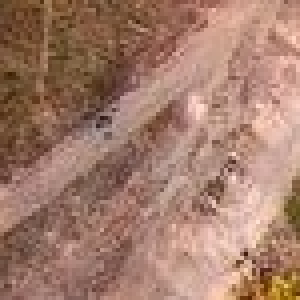
#> input picture templates/road.jpg, 75 x 75 px, found by its file name (shown 4 times larger)
$ python main.py
#> lines starting #> are read from the running program, lines starting #| are printed output that depends on the picture; after the words box and inside, x2 and y2 are one past the last pixel; in counts of white or black regions, pixels touching at a corner belong together
### img.py
from PIL import Image
import matplotlib.pyplot as plt
from radius import Radius
import os.path
import numpy as np
import math

myu = 15


class Img:
    def __init__(self, img_path):
        if(os.path.exists(img_path)):
            self.img = Image.open(img_path)
            self.img = self.img.resize((50, 50))
            self.name = os.path.basename(img_path)
            self.imgToData = np.asarray(self.img)
            self.centerVector = self.center()
            self.binaryMatrix = self.binarization()
            self.etalonVector = self.calculateEtalon()
            self.own_realization = self.getRadiuses(self.etalonVector)

    imgToData = []
    centerVector = []
    binaryMatrix = []
    etalonVector = []

    def center(self):
      return np.mean(self.imgToData, axis=0)

    def binarization(self):
        copy_of_arr = self.imgToData.copy()
        for i in range(0, copy_of_arr.shape[2], 1):
            for j in range(0, copy_of_arr.shape[1], 1):
                for b in range(0, copy_of_arr.shape[0], 1):
                    verh_dopusk = self.centerVector[j][i] + myu
                    niz_dopusk = self.centerVector[j][i] - myu
                    if (copy_of_arr[b][j][i] < verh_dopusk and
                            copy_of_arr[b][j][i] > niz_dopusk):
                        copy_of_arr[b][j][i] = 1
                    else:
                        copy_of_arr[b][j][i] = 0
        # return new size matrix
        return copy_of_arr.reshape((self.imgToData.shape[0],
                                    self.imgToData.shape[1] * self.imgToData.shape[2]))

    def calculateEtalon(self):
        arr = np.sum(self.binaryMatrix, axis=0)
        # print(arr)
        for i in range(len(arr)):
            if (arr[i] > (self.binaryMatrix.shape[0] / 2)):
                arr[i] = 1
            else:
                arr[i] = 0
        return arr

    def getRadiuses(self, vector):
        radiuses = []
        for i in range(self.binaryMatrix.shape[0]):
            radiuses.append(np.count_nonzero(self.binaryMatrix[i] != vector))
        return radiuses

    def recognition(self, template):
        # hamming distance between center of new class
        # and known class less than known radius
        # and smaller than other classes radius
        class_name = 'UNKNOWN'
        smallest_distance = 1000
        for item in template.values():
            radius = np.count_nonzero(self.etalonVector != item.etalonVector)
            if (radius <= item.class_radius.radius) and (radius < smallest_distance):
                class_name = item.name
                smallest_distance = radius
        print(f"{self.name} is {class_name}")


class LearningImg(Img):

    class_radius = Radius(0, 0)
    own_realization = []
    foreign_realizations = dict()
    graphic_params = dict()    # dictionary with chart parameters
                              # 0 - kulback criteria
                              # 1 - D1 criteria
                              # 2 - beta criteria
                              # 3 - start working zone
                              # 4 - end working zone

    def setForeign(self, another):
        self.foreign_realizations["%s" % another.name] = self.getRadiuses(another.etalonVector)

    def learning(self):
        # our - from center to every in class realization array
        # foreign - from center to every in foreign class realization array
        for iterator in (self.foreign_realizations.keys()):
            estimate = []
            d1_arr = []
            beta_arr = []
            start_zone = 0
            end_zone = max(self.own_realization) - 1
            radius = max(self.own_realization)
            for r in range(radius):
                k1 = 0  # достоверность - к-во пойманных своих реализаций
                k2 = 0  # ошибка - к-во пойманых "соседних" реализаций
                for i in range(len(self.own_realization)):
                    if (self.own_realization[i] <= r):
                        k1 += 1
                    if (self.foreign_realizations[iterator][i] <= r):
                        k2 += 1
                D1 = k1 / len(self.own_realization)
                beta = k2 / len(self.foreign_realizations[iterator])
                if (D1 < 0.5):
                    start_zone = r + 1
                if (beta > 0.5 and end_zone == max(self.own_realization) - 1):
                    end_zone = r
                diff = D1 - beta
                kriterij_kulbaka = diff * math.log((1 + diff + 0.1) / (1 - diff + 0.1)) / math.log(2)
                estimate.append(kriterij_kulbaka)
                d1_arr.append(D1)
                beta_arr.append(beta)

            radius = Radius(max(estimate), estimate.index(max(estimate)))
            self.class_radius.set_radius(radius)
            self.graphic_params["%s" % iterator] = dict(
                kulback=estimate,
                D1Arr=d1_arr,
                betaArr=beta_arr,
                startZone=start_zone,
                endZone=end_zone
            )
        print("Learning of " + self.name + " ends successful")

    def visualize(self, item):
        plt.xlabel('Radius')
        plt.ylabel('Value')
        plt.title(f"Центр - {self.name}\nРеализации - {item}")

        plt.plot(self.graphic_params[item]['kulback'], label='criteria', linewidth=3)
        plt.plot(self.graphic_params[item]['D1Arr'], label='D1 - own')
        plt.plot(self.graphic_params[item]['betaArr'], label='beta - neighs')
        plt.plot(100, 5)
        plt.axvspan(self.graphic_params[item]['startZone'], self.graphic_params[item]['endZone'], alpha=0.3, color='red', label='working zone')
        plt.hlines(0.5, 0, 100, color='red', linestyles='dashed', label='border estimate for D1')
        plt.legend(loc='upper right')
        plt.show()

### radius.py
class Radius:
    def __init__(self, estimate, radius):
        self.estimate = estimate
        self.radius = radius

    def set_radius(self, new_rad):
        try:
            if isinstance(new_rad, Radius):
                if self.estimate < new_rad.estimate:
                    self.estimate = new_rad.estimate
                    self.radius = new_rad.radius
        except TypeError:
            print('radius is not instance of RadiusClass')

### main.py
from img import Img
from img import LearningImg

# main ###
# init image ###
image = LearningImg(r"C:\Users\admin\PycharmProjects\courseWork\templates\road.jpg")
#> in __init__, self.img is the input picture: PIL image 75x75 RGB; mean R, G, B 163.1, 124.5, 107.6
#> in __init__, `self.centerVector = self.center()`: self.centerVector = 50 rows, first 8: [121.9, 86.92, 66.38], [120.8, 85.86, 65.46], [125.4, 90.46, 70.38], [128.4, 93.04, 73.46], [128.7, 92.9, 73.78], [130.6, 94.62, 75.8], [135.1, 98.56, 80.34], [144.8, 108.3, 90.12]
#> in binarization, `return copy_of_arr.reshape((self.imgToData.shape[0], self.imgToData.sh..`:
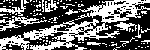
#> returned value: shape (50, 150); values 0 (black) and 1 (white), 40.5% white; 113 white regions (105 under 20 px), largest, box (x1, y1, x2, y2) and area: (0, 0, 150, 50) 2043, (0, 16, 47, 31) 218, (0, 0, 26, 16) 121
#> in calculateEtalon, `arr = np.sum(self.binaryMatrix, axis=0)`: arr = 150 values, max 29 at index 52, min 8 at index 149, mean 20.24
#> the loop in calculateEtalon, `for i in range(len(arr)):` made 150 passes
#> after the loop in calculateEtalon, `for i in range(len(arr)):`: arr = 150 values, max 1 at index 3, min 0 at index 0, mean 0.14
#> in __init__, `self.etalonVector = self.calculateEtalon()`: self.etalonVector has the same summary as arr in calculateEtalon
#> after the loop in getRadiuses, `for i in range(self.binaryMatrix.shape[0]):`: radiuses = 50 values, max 83 at index 36, min 44 at index 17, mean 59
#> in __init__, `self.own_realization = self.getRadiuses(self.etalonVector)`: self.own_realization has the same summary as radiuses in getRadiuses
image1 = LearningImg(r"C:\Users\admin\PycharmProjects\courseWork\templates\forest.jpg")
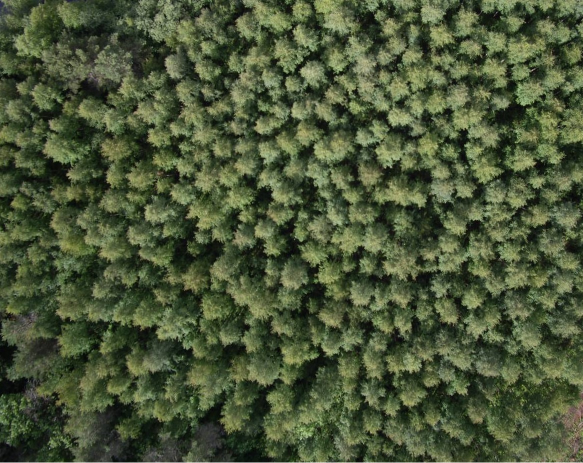
#> input picture templates/forest.jpg, 1166 x 926 px, found by its file name (shown at 1/2 size)
#> in __init__, self.img is the input picture: PIL image 1166x926 RGB; mean R, G, B 75, 86.7, 56.5
#> in __init__ (call 2), `self.centerVector = self.center()`: self.centerVector = 50 rows, first 8: [59.6, 70.8, 45.96], [64.74, 75.98, 48.98], [62.66, 73.54, 48.36], [57.52, 68.8, 43.82], [58.96, 70.28, 44.6], [72.44, 83.76, 51.84], [68.98, 81.02, 50.14], [64.24, 75.42, 48.84]
#> in binarization (call 2), `return copy_of_arr.reshape((self.imgToData.shape[0], self.imgToData.sh..`: returned value: shape (50, 150); values 0 (black) and 1 (white), 43.6% white in thin lines or dots
#> the loop in calculateEtalon (call 2), `for i in range(len(arr)):` made 150 passes
#> in __init__ (call 2), `self.etalonVector = self.calculateEtalon()`: self.etalonVector = 150 values, max 1 at index 2, min 0 at index 0, mean 0.247
#> in __init__ (call 2), `self.own_realization = self.getRadiuses(self.etalonVector)`: self.own_realization = 50 values, max 73 at index 31, min 46 at index 21, mean 59.28
image2 = LearningImg(r"C:\Users\admin\PycharmProjects\courseWork\templates\lake.jpg")
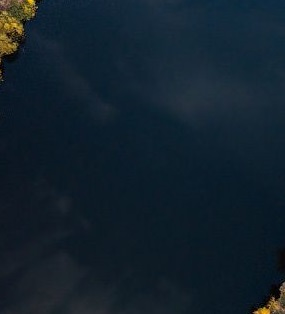
#> input picture templates/lake.jpg, 285 x 314 px, found by its file name
#> in __init__, self.img is the input picture: PIL image 285x314 RGB; mean R, G, B 17.9, 32.7, 44.1
#> in __init__ (call 3), `self.centerVector = self.center()`: self.centerVector = 50 rows, first 8: [35.04, 37.16, 36.28], [31.8, 35.52, 36.34], [28.48, 34.12, 36.34], [25.22, 32.36, 36.96], [22.04, 31.08, 37.68], [22.24, 32.46, 39.62], [18.2, 29.7, 40.48], [16.76, 29.32, 41.16]
#> in binarization (call 3), `return copy_of_arr.reshape((self.imgToData.shape[0], self.imgToData.sh..`: returned value: shape (50, 150); values 0 (black) and 1 (white), 94.7% white; black in thin lines or dots
#> in __init__ (call 3), `self.etalonVector = self.calculateEtalon()`: self.etalonVector = 150 values, max 1 at index 1, min 0 at index 0, mean 0.98
#> in __init__ (call 3), `self.own_realization = self.getRadiuses(self.etalonVector)`: self.own_realization = 50 values, max 33 at index 0, min 0 at index 20, mean 6.54

template = dict(
    road=image,
    forest=image1,
    lake=image2
)
# comparing of another classes pictures there
image.setForeign(image1)
image.setForeign(image2)

image1.setForeign(image)
image1.setForeign(image2)

image2.setForeign(image)
image2.setForeign(image1)


# learning stage
image.learning()
image1.learning()
image2.learning()

# class dependency charts
print(image.visualize(image1.name))
print(image.visualize(image2.name))
print(image1.visualize(image.name))
print(image1.visualize(image2.name))
print(image2.visualize(image.name))
print(image2.visualize(image1.name))

# recognition stage
testImg = Img(r"C:\Users\admin\PycharmProjects\courseWork\water.jpg")
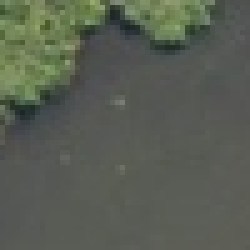
#> input picture water.jpg, 50 x 50 px, found by its file name (shown 5 times larger)
#> in __init__, self.img is the input picture: PIL image 50x50 RGB; mean R, G, B 88.5, 94, 82.8
#> in __init__ (call 4), `self.centerVector = self.center()`: self.centerVector = 50 rows, first 8: [93.12, 102.6, 81.58], [93.54, 103.1, 82.5], [91.56, 100.5, 81.08], [90.46, 99.7, 80.46], [90.36, 100, 80.26], [91.56, 101.4, 81.32], [94.04, 103.3, 83.62], [95.62, 104.6, 85.32]
#> in binarization (call 4), `return copy_of_arr.reshape((self.imgToData.shape[0], self.imgToData.sh..`: returned value: shape (50, 150); values 0 (black) and 1 (white), 81.9% white; black in thin lines or dots, all inside (x1, y1, x2, y2) = (0, 0, 135, 49)
#> in __init__ (call 4), `self.etalonVector = self.calculateEtalon()`: self.etalonVector = 150 values, max 1 at index 0, min 0 at index 1, mean 0.933
#> in __init__ (call 4), `self.own_realization = self.getRadiuses(self.etalonVector)`: self.own_realization = 50 values, max 82 at index 0, min 3 at index 28, mean 24.94
testImg2 = Img(r"C:\Users\admin\PycharmProjects\courseWork\road.jpg")
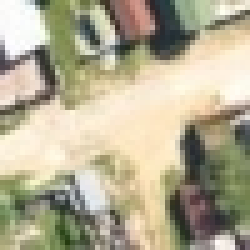
#> input picture road.jpg, 50 x 50 px, found by its file name (shown 5 times larger)
#> in __init__, self.img is the input picture: PIL image 50x50 RGB; mean R, G, B 178.9, 171.9, 146.4
#> in __init__ (call 5), `self.centerVector = self.center()`: self.centerVector = 50 rows, first 8: [183.5, 180.7, 158.5], [196.6, 193.6, 171.1], [200.3, 196.8, 174.8], [194, 190.2, 168.1], [196.4, 191.6, 170.6], [205.7, 200.4, 179.8], [210, 204.1, 184.3], [195.8, 190.5, 169.2]
#> in binarization (call 5), `return copy_of_arr.reshape((self.imgToData.shape[0], self.imgToData.sh..`: returned value: shape (50, 150); values 0 (black) and 1 (white), 13.7% white in thin lines or dots
#> in __init__ (call 5), `self.etalonVector = self.calculateEtalon()`: self.etalonVector = 150 values from 0 to 0
#> in __init__ (call 5), `self.own_realization = self.getRadiuses(self.etalonVector)`: self.own_realization = 50 values, max 41 at index 15, min 6 at index 22, mean 20.48
testImg3 = Img(r"C:\Users\admin\PycharmProjects\courseWork\forest.jpg")
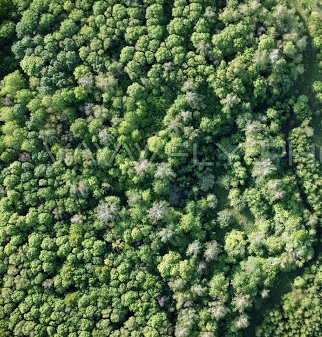
#> input picture forest.jpg, 322 x 337 px, found by its file name
#> in __init__, self.img is the input picture: PIL image 322x337 RGB; mean R, G, B 87.2, 110.9, 72.6
#> in __init__ (call 6), `self.centerVector = self.center()`: self.centerVector = 50 rows, first 8: [91.16, 111.3, 66.88], [97.02, 118.1, 71.16], [88.26, 111.7, 68.44], [87.2, 110, 69.8], [97.16, 120.6, 76.04], [87.76, 115.1, 70.96], [88.44, 114, 73.1], [84.64, 109.2, 70.84]
#> in binarization (call 6), `return copy_of_arr.reshape((self.imgToData.shape[0], self.imgToData.sh..`:
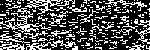
#> returned value: shape (50, 150); values 0 (black) and 1 (white), 32.3% white in thin lines or dots
#> in __init__ (call 6), `self.etalonVector = self.calculateEtalon()`: self.etalonVector = 150 values, max 1 at index 14, min 0 at index 0, mean 0.08
#> in __init__ (call 6), `self.own_realization = self.getRadiuses(self.etalonVector)`: self.own_realization = 50 values, max 64 at index 26, min 26 at index 13, mean 47.24
testImg.recognition(template)
#> the loop in recognition, `for item in template.values():` made 3 passes
#> (radius, smallest_distance) on pass 3: (13, 13)
#> radius on passes 1 to 2: 125, 111
#> after the loop in recognition, `for item in template.values():`: smallest_distance = 13
#| C:\Users\admin\PycharmProjects\courseWork\water.jpg is C:\Users\admin\PycharmProjects\courseWork\templates\lake.jpg
testImg2.recognition(template)
#> the loop in recognition (call 2), `for item in template.values():` made 3 passes
#> (radius, smallest_distance) on pass 1: (21, 21)
#> radius on passes 2 to 3: 37, 147
#| C:\Users\admin\PycharmProjects\courseWork\road.jpg is C:\Users\admin\PycharmProjects\courseWork\templates\road.jpg
testImg3.recognition(template)
#| C:\Users\admin\PycharmProjects\courseWork\forest.jpg is C:\Users\admin\PycharmProjects\courseWork\templates\forest.jpg
